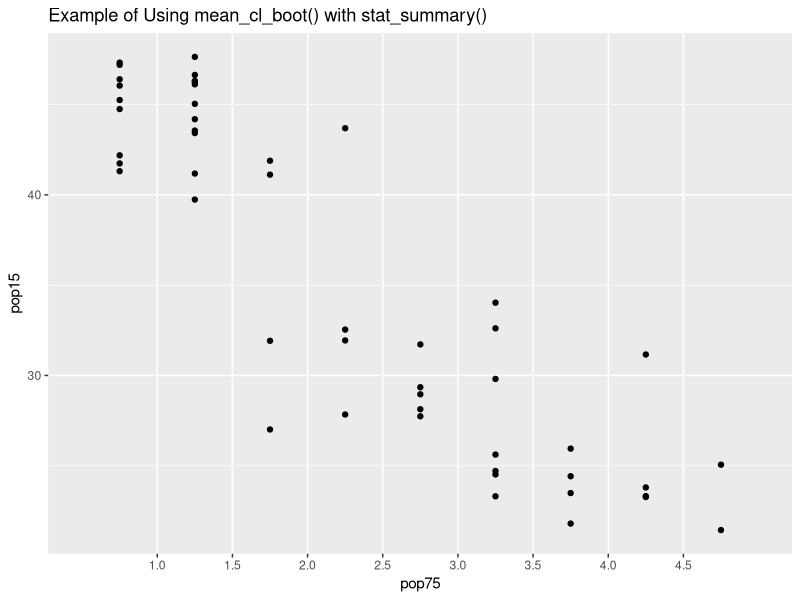

Reproduce this figure in R.
library( ggplot2 )

print( 
  ggplot( 
    LifeCycleSavings, 
    aes( 
      pop75, 
      pop15 
      ) 
    ) + 
  geom_point(
    ) + 
  labs( 
    title="Example of Using mean_cl_boot() with stat_summary()" 
    ) + 
  scale_x_binned(
    ) + 
  stat_summary(
    fun.data = "mean_cl_boot", 
    colour = "grey60", 
    size = 0.5
    )
  )
